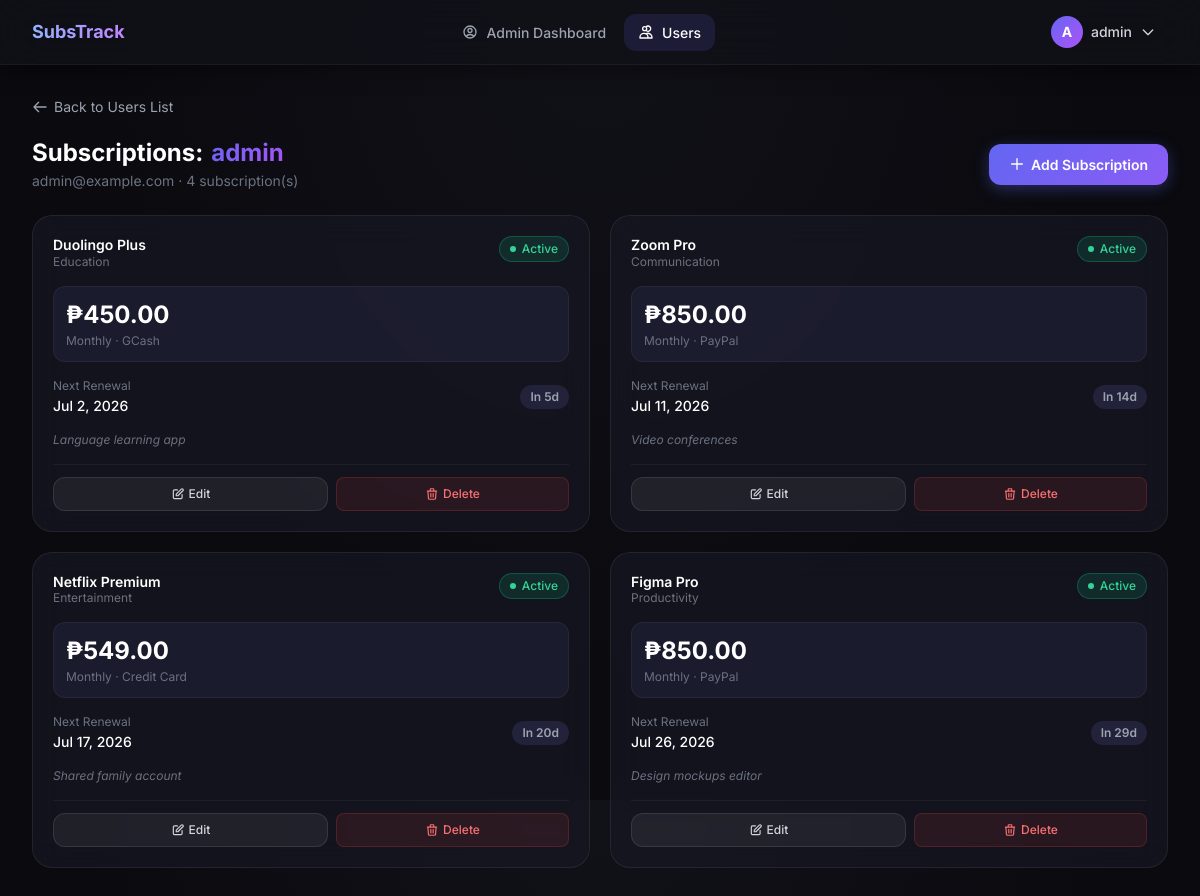
The page /admin/users/1001/subscriptions (signed in) on the database its author committed.
### tables this page shows
CREATE TABLE IF NOT EXISTS users (
    id           INT UNSIGNED    NOT NULL AUTO_INCREMENT,
    username     VARCHAR(50)     NOT NULL,
    email        VARCHAR(150)    NOT NULL,
    password     VARCHAR(255)    NOT NULL,
    role         ENUM('admin','user') NOT NULL DEFAULT 'user',
    created_at   TIMESTAMP       NOT NULL DEFAULT CURRENT_TIMESTAMP,
    updated_at   TIMESTAMP       NOT NULL DEFAULT CURRENT_TIMESTAMP ON UPDATE CURRENT_TIMESTAMP,
    PRIMARY KEY (id),
    UNIQUE KEY uq_users_email    (email),
    UNIQUE KEY uq_users_username (username)
);

CREATE TABLE IF NOT EXISTS subscriptions (
    id              INT UNSIGNED        NOT NULL AUTO_INCREMENT,
    user_id         INT UNSIGNED        NOT NULL,
    service_name    VARCHAR(100)        NOT NULL,
    category        VARCHAR(50)         NULL DEFAULT 'Other',
    cost            DECIMAL(10,2)       NOT NULL,
    billing_cycle   ENUM('monthly','quarterly','semi-annual','annual') NOT NULL DEFAULT 'monthly',
    payment_method  VARCHAR(80)         NOT NULL DEFAULT 'Credit Card',
    start_date      DATE                NOT NULL,
    notes           TEXT                NULL,
    status          ENUM('active','paused','cancelled') NOT NULL DEFAULT 'active',
    created_at      TIMESTAMP           NOT NULL DEFAULT CURRENT_TIMESTAMP,
    updated_at      TIMESTAMP           NOT NULL DEFAULT CURRENT_TIMESTAMP ON UPDATE CURRENT_TIMESTAMP,
    PRIMARY KEY (id),
    CONSTRAINT fk_subscriptions_user
        FOREIGN KEY (user_id) REFERENCES users (id)
        ON DELETE CASCADE
        ON UPDATE CASCADE,
    INDEX idx_subscriptions_start  (start_date),
    INDEX idx_subscriptions_user   (user_id),
    INDEX idx_subscriptions_status (status)
);

### controllers/AdminController.php (called while the page is built, shortened)
<?php
require_once dirname(__DIR__) . '/models/User.php';
require_once dirname(__DIR__) . '/models/Subscription.php';
class AdminController
{
    private User $userModel;
    private Subscription $subModel;
    public function __construct()
    {
        $this->userModel = new User();
        $this->subModel  = new Subscription();
    }
    public function viewUserSubscriptions(int $userId): void
    {
        $user = $this->userModel->findById($userId);
        $subscriptions = $this->subModel->getAll($userId);
        require_once dirname(__DIR__) . '/views/admin/user_subscriptions.php';
    }
}

### config/database.php (called while the page is built, shortened)
<?php
class Database
{
    private static ?PDO $instance = null;
    public static function getInstance(): PDO
    {
        if (self::$instance === null) {
            $host    = $_ENV['DB_HOST']    ?? '127.0.0.1';
            $port    = $_ENV['DB_PORT']    ?? '3306';
            $dbname  = $_ENV['DB_NAME']    ?? 'subscription_tracker';
            $user    = $_ENV['DB_USER']    ?? 'root';
            $pass    = $_ENV['DB_PASS']    ?? '';
            $charset = $_ENV['DB_CHARSET'] ?? 'utf8mb4';
            $dsn = "mysql:host={$host};port={$port};dbname={$dbname};charset={$charset}";
            $options = [
                PDO::ATTR_ERRMODE            => PDO::ERRMODE_EXCEPTION,
                PDO::ATTR_DEFAULT_FETCH_MODE => PDO::FETCH_ASSOC,
                PDO::ATTR_EMULATE_PREPARES   => false,
                PDO::MYSQL_ATTR_FOUND_ROWS   => true,
                PDO::ATTR_TIMEOUT            => 5,
            ];
            try {
                self::$instance = new PDO($dsn, $user, $pass, $options);
            } catch (PDOException $e) {
                error_log('[Database] Connection failed: ' . $e->getMessage());
                die(json_encode(['error' => 'Database connection failed. Please try again later.']));
            }
        }
        return self::$instance;
    }
}

### models/User.php (called while the page is built, shortened)
<?php
require_once dirname(__DIR__) . '/config/database.php';
class User
{
    private PDO $db;
    public function __construct()
    {
        $this->db = Database::getInstance();
    }
    public function findById(int $id): array|false
    {
        $stmt = $this->db->prepare('SELECT id, username, email, role, created_at FROM users WHERE id = ?');
        $stmt->execute([$id]);
        return $stmt->fetch();
    }
}

### models/Subscription.php (called while the page is built, shortened)
<?php
require_once dirname(__DIR__) . '/config/database.php';
class Subscription
{
    private PDO $db;
    public function __construct()
    {
        $this->db = Database::getInstance();
    }
    public static function calculateNextRenewal(string $startDate, string $billingCycle): string
    {
        $start = new DateTime($startDate);
        $now = new DateTime('today');
        $cycleMonths = [
            'monthly'     => 1,
            'quarterly'   => 3,
            'semi-annual' => 6,
            'annual'      => 12,
        ];
        $monthsToAdd = $cycleMonths[$billingCycle] ?? 1;
        $cycles = 0;
        while (true) {
            $year = (int)$start->format('Y');
            $month = (int)$start->format('n');
            $day = (int)$start->format('j');
            $month += $cycles * $monthsToAdd;
            $year += (int)floor(($month - 1) / 12);
            $month = (($month - 1) % 12) + 1;
            $daysInTargetMonth = cal_days_in_month(CAL_GREGORIAN, $month, $year);
            $targetDay = min($day, $daysInTargetMonth);
            $targetDate = new DateTime(sprintf('%04d-%02d-%02d', $year, $month, $targetDay));
            if ($targetDate >= $now) {
                return $targetDate->format('Y-m-d');
            }
            $cycles++;
        }
    }
    public function getAll(int $userId): array
    {
        $stmt = $this->db->prepare(
            'SELECT * FROM subscriptions WHERE user_id = ?'
        );
        $stmt->execute([$userId]);
        $rows = $stmt->fetchAll();
        usort($rows, function ($a, $b) {
            return strtotime($a['next_renewal_date']) <=> strtotime($b['next_renewal_date']);
        });
        return $rows;
    }
}

### views/admin/user_subscriptions.php (the view, shortened to what this page needs)
<?php
$user            = $user ?? [];
$subscriptions   = $subscriptions ?? [];
require_once __DIR__ . '/../layout/header.php';
require_once __DIR__ . '/../layout/navbar.php';
?>
<div class="min-h-screen">
<main class="max-w-7xl mx-auto px-4 sm:px-6 lg:px-8 py-8 space-y-6">
    <div class="space-y-4">
        <a href="/admin/users" class="inline-flex items-center gap-1.5 text-sm text-gray-400 hover:text-white transition-colors">
            <svg class="w-4 h-4" fill="none" viewBox="0 0 24 24" stroke="currentColor"><path stroke-linecap="round" stroke-linejoin="round" stroke-width="2" d="M10 19l-7-7m0 0l7-7m-7 7h18"/></svg>
            Back to Users List
        </a>
        <div class="flex flex-col sm:flex-row sm:items-center sm:justify-between gap-4">
            <div>
                <h1 class="text-2xl font-bold text-white flex items-center gap-2">
                    Subscriptions: <span class="bg-gradient-brand bg-clip-text text-transparent"><?= htmlspecialchars($user['username'], ENT_QUOTES) ?></span>
                </h1>
                <p class="text-gray-500 text-sm mt-0.5"><?= htmlspecialchars($user['email'], ENT_QUOTES) ?> · <?= count($subscriptions) ?> subscription(s)</p>
            </div>
            <div>
                <a href="/admin/users/<?= $user['id'] ?>/subscriptions/create" class="btn-primary">
                    <svg class="w-4 h-4 mr-1.5 inline" fill="none" viewBox="0 0 24 24" stroke="currentColor"><path stroke-linecap="round" stroke-linejoin="round" stroke-width="2" d="M12 4v16m8-8H4"/></svg>
                    Add Subscription
                </a>
            </div>
        </div>
    </div>
    <?php if (empty($subscriptions)): ?>
    <div class="glass-card flex flex-col items-center justify-center py-20 text-center">
        <div class="w-16 h-16 rounded-2xl bg-surface-600 flex items-center justify-center mb-4 text-gray-500">
            <svg class="w-8 h-8" fill="none" viewBox="0 0 24 24" stroke="currentColor"><path stroke-linecap="round" stroke-linejoin="round" stroke-width="1.5" d="M19 11H5m14 0a2 2 0 012 2v6a2 2 0 01-2 2H5a2 2 0 01-2-2v-6a2 2 0 012-2m14 0V9a2 2 0 00-2-2M5 11V9a2 2 0 012-2m0 0V5a2 2 0 012-2h6a2 2 0 012 2v2M7 7h10"/></svg>
        </div>
        <h3 class="text-white font-semibold mb-1">No subscriptions tracked</h3>
        <p class="text-gray-500 text-xs mb-6">Create a subscription to begin monitoring recurring expenses for this user.</p>
        <a href="/admin/users/<?= $user['id'] ?>/subscriptions/create" class="btn-primary text-xs">Add First Subscription</a>
    </div>
    <?php else: ?>
    <div class="grid grid-cols-1 md:grid-cols-2 xl:grid-cols-3 gap-5">
        <?php foreach ($subscriptions as $index => $sub):
            $statusClasses = [
                'active'    => ['badge' => 'bg-emerald-500/15 text-emerald-400 border-emerald-500/30', 'dot' => 'bg-emerald-400'],
                'paused'    => ['badge' => 'bg-amber-500/15 text-amber-400 border-amber-500/30',   'dot' => 'bg-amber-400'],
                'cancelled' => ['badge' => 'bg-red-500/15 text-red-400 border-red-500/30',         'dot' => 'bg-red-400'],
            ];
            $sc        = $statusClasses[$sub['status']] ?? $statusClasses['active'];
            $daysLeft  = (int) ceil((strtotime($sub['next_renewal_date']) - time()) / 86400);
            $isUrgent  = $daysLeft <= 3 && $sub['status'] === 'active';
        ?>
        <div class="glass-card p-5 hover:border-brand-600/30 transition-all duration-300">
            <div class="flex items-start justify-between mb-4">
                <div class="flex items-center gap-3">
                    <div>
                        <h3 class="font-semibold text-white text-sm leading-tight"><?= htmlspecialchars($sub['service_name'], ENT_QUOTES) ?></h3>
                        <p class="text-gray-500 text-xs"><?= htmlspecialchars($sub['category'], ENT_QUOTES) ?></p>
                    </div>
                </div>
                <span class="text-xs font-medium px-2.5 py-1 rounded-full border capitalize flex items-center gap-1.5 <?= $sc['badge'] ?>">
                    <span class="w-1.5 h-1.5 rounded-full <?= $sc['dot'] ?>"></span>
                    <?= htmlspecialchars($sub['status'], ENT_QUOTES) ?>
                </span>
            </div>
            <div class="mb-4 p-3 rounded-xl bg-surface-600/60 border border-white/5">
                <p class="text-2xl font-bold text-white">₱<?= number_format((float)$sub['cost'], 2) ?></p>
                <p class="text-xs text-gray-500 capitalize mt-0.5"><?= htmlspecialchars($sub['billing_cycle'], ENT_QUOTES) ?> · <?= htmlspecialchars($sub['payment_method'], ENT_QUOTES) ?></p>
            </div>
            <div class="flex items-center justify-between mb-4">
                <div>
                    <p class="text-xs text-gray-500 mb-0.5">Next Renewal</p>
                    <p class="text-sm font-medium text-white"><?= date('M j, Y', strtotime($sub['next_renewal_date'])) ?></p>
                </div>
                <span class="text-xs font-semibold px-2.5 py-1 rounded-full <?= $isUrgent ? 'bg-red-500/15 text-red-400 border border-red-500/30 animate-pulse' : 'bg-surface-600 text-gray-400' ?>">
                    <?= $daysLeft < 0 ? 'Overdue' : ($daysLeft === 0 ? 'Today' : "In {$daysLeft}d") ?>
                </span>
            </div>
            <?php if (!empty($sub['notes'])): ?>
            <p class="text-xs text-gray-500 mb-4 line-clamp-2 italic"><?= htmlspecialchars($sub['notes'], ENT_QUOTES) ?></p>
            <?php endif; ?>
            <div class="flex items-center gap-2 pt-3 border-t border-white/5">
                <a href="/admin/users/<?= $user['id'] ?>/subscriptions/<?= $sub['id'] ?>/edit"
                   class="flex-1 btn-secondary text-center text-xs py-2">
                    <svg class="w-3.5 h-3.5 mr-1 inline" fill="none" viewBox="0 0 24 24" stroke="currentColor"><path stroke-linecap="round" stroke-linejoin="round" stroke-width="2" d="M11 5H6a2 2 0 00-2 2v11a2 2 0 002 2h11a2 2 0 002-2v-5m-1.414-9.414a2 2 0 112.828 2.828L11.828 15H9v-2.828l8.586-8.586z"/></svg>
                    Edit
                </a>
                <form method="POST" action="/admin/users/<?= $user['id'] ?>/subscriptions/<?= $sub['id'] ?>/delete"
                      class="flex-1 delete-confirm-form"
                      data-confirm="Are you sure you want to permanently delete &quot;<?= htmlspecialchars($sub['service_name'], ENT_QUOTES) ?>&quot; for this user?">
                    <button type="submit"
                            class="w-full flex items-center justify-center gap-1 px-3 py-2 rounded-lg bg-red-500/10 hover:bg-red-500/20 text-red-400 text-xs font-medium border border-red-500/20 hover:border-red-500/40 transition-all duration-200">
                        <svg class="w-3.5 h-3.5" fill="none" viewBox="0 0 24 24" stroke="currentColor"><path stroke-linecap="round" stroke-linejoin="round" stroke-width="2" d="M19 7l-.867 12.142A2 2 0 0116.138 21H7.862a2 2 0 01-1.995-1.858L5 7m5 4v6m4-6v6m1-10V4a1 1 0 00-1-1h-4a1 1 0 00-1 1v3M4 7h16"/></svg>
                        Delete
                    </button>
                </form>
            </div>
        </div>
        <?php endforeach; ?>
    </div>
    <?php endif; ?>
</main>
</div>
<?php require_once __DIR__ . '/../layout/footer.php'; ?>

### public/css/style.css (style rules this page uses)
*, *::before, *::after { box-sizing: border-box; }
:root { --surface-900: #0a0a0f; --surface-800: #111118; --surface-700: #1a1a27; --surface-600: #22223b; --surface-500: #2d2d4a; --brand-500: #6366f1; --brand-600: #4f46e5; --glow: rgba(99, 102, 241, 0.35); }
body { background: radial-gradient(ellipse at top, #111118 0%, #0a0a0f 60%); min-height: 100vh; }
.glass-card { background: rgba(26, 26, 39, 0.6); backdrop-filter: blur(16px); -webkit-backdrop-filter: blur(16px); border: 1px solid rgba(255, 255, 255, 0.07); border-radius: 1.25rem; transition: border-color 0.3s ease, box-shadow 0.3s ease; }
.btn-primary { display: inline-flex; align-items: center; justify-content: center; padding: 0.625rem 1.25rem; background: linear-gradient(135deg, #6366f1 0%, #8b5cf6 100%); color: #ffffff; font-size: 0.875rem; font-weight: 600; border-radius: 0.75rem; border: none; cursor: pointer; text-decoration: none; transition: opacity 0.2s, transform 0.15s, box-shadow 0.2s; box-shadow: 0 4px 15px rgba(99, 102, 241, 0.35); }
.btn-secondary { display: inline-flex; align-items: center; justify-content: center; padding: 0.625rem 1.25rem; background: rgba(255, 255, 255, 0.06); color: #d1d5db; font-size: 0.875rem; font-weight: 500; border-radius: 0.75rem; border: 1px solid rgba(255, 255, 255, 0.1); cursor: pointer; text-decoration: none; transition: background 0.2s, border-color 0.2s, color 0.2s; }
.line-clamp-2 { display: -webkit-box; -webkit-line-clamp: 2; -webkit-box-orient: vertical; overflow: hidden; }

### rows shown on the page
users: email "admin@example.com"
subscriptions: service_name "Duolingo Plus", category "Education", status "Active", cost "450.00", billing_cycle "Monthly", payment_method "GCash", next_renewal_date "Jul 2, 2026", daysLeft "5", notes "Language learning app"
subscriptions: service_name "Zoom Pro", category "Communication", status "Active", cost "850.00", billing_cycle "Monthly", payment_method "PayPal", next_renewal_date "Jul 11, 2026", daysLeft "14", notes "Video conferences"
subscriptions: service_name "Netflix Premium", category "Entertainment", status "Active", cost "549.00", billing_cycle "Monthly", payment_method "Credit Card", next_renewal_date "Jul 17, 2026", daysLeft "20", notes "Shared family account"
subscriptions: service_name "Figma Pro", category "Productivity", status "Active", cost "850.00", billing_cycle "Monthly", payment_method "PayPal", next_renewal_date "Jul 26, 2026", daysLeft "29", notes "Design mockups editor"

### other values the page prints
substr($currentUsername, 0, 1) "A"
$currentUsername "admin"
count($subscriptions) "4"
